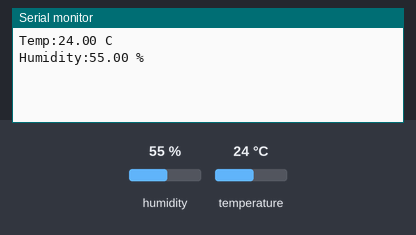
The sketch below on a simulated ESP32. Shown: the last lines printed to the serial monitor. The inputs (shaded band) are chosen by the test bench; at power-on: humidity 55 %, temperature 24 °C.

Above: at 3.2 s.
3.3 s: humidity set to 22 %
At 4.7 s:
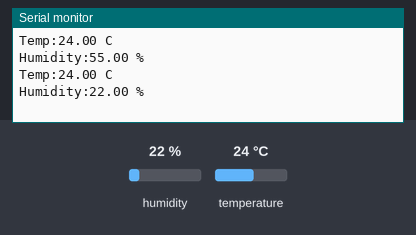
6.0 s: temperature set to 12 °C
At 7.1 s:
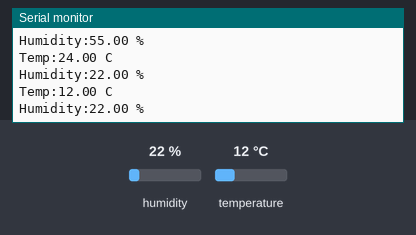
8.7 s: humidity set to 40 %
At 10.6 s:
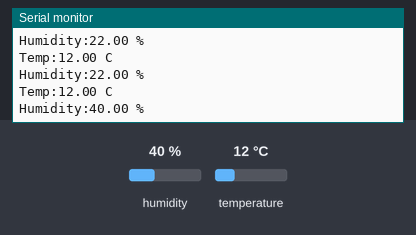
Timing chart, 0 to 12.1 s (numbered marks = the images above; inputs shaded):
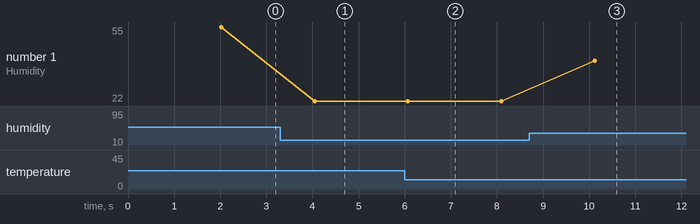

The sketch:

DHT11_Sensor_with_ESP32.ino
```cpp
#include<DHT.h>


DHT dht(2, DHT11);

void setup() {
  // put your setup code here, to run once:
  dht.begin();
  delay(2000);

  Serial.begin(9600);
}

void loop() {
  // put your main code here, to run repeatedly:
  float temp = dht.readTemperature();
  float humidity = dht.readHumidity();
  Serial.print("Temp:");
  Serial.print(temp);
  Serial.println(" C ");
  Serial.print("Humidity:");
  Serial.print(humidity);
  Serial.println(" % ");
  delay(2000);

}
```

Measured:
- after the input at 3.3 s, the serial monitor: prints a new line after 0.75 s (image 1)
- after the input at 6.0 s, the serial monitor: prints a new line after 0.07 s (image 2)
- after the input at 8.7 s, the serial monitor: prints a new line after 1.4 s (image 3)
- plotted number 1: 55 → 22 after the input at 3.3 s, 22 → 40 after the input at 8.7 s
